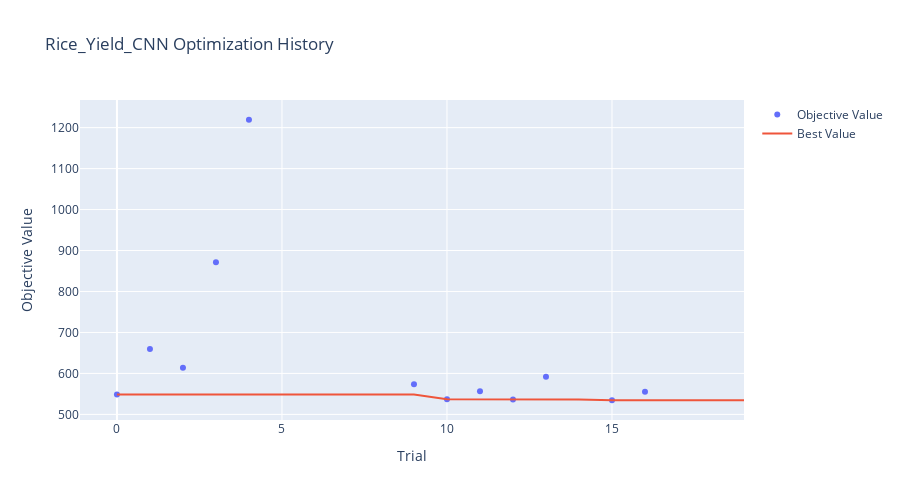
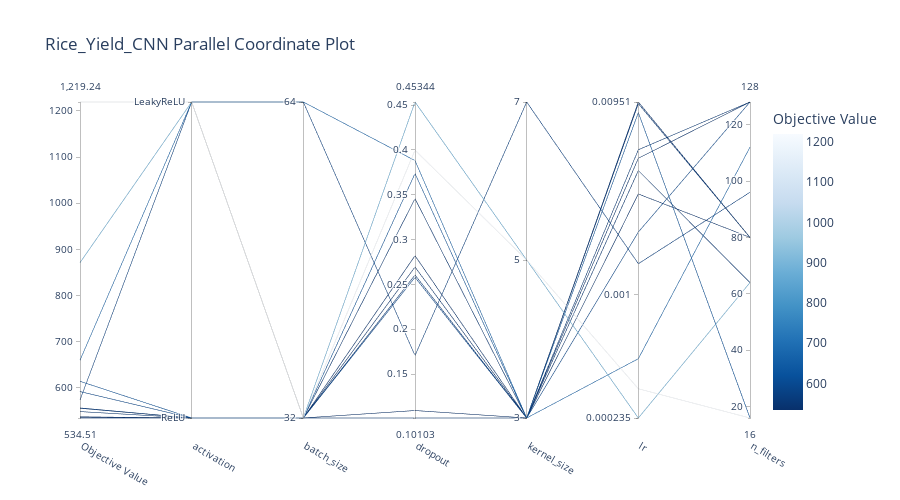
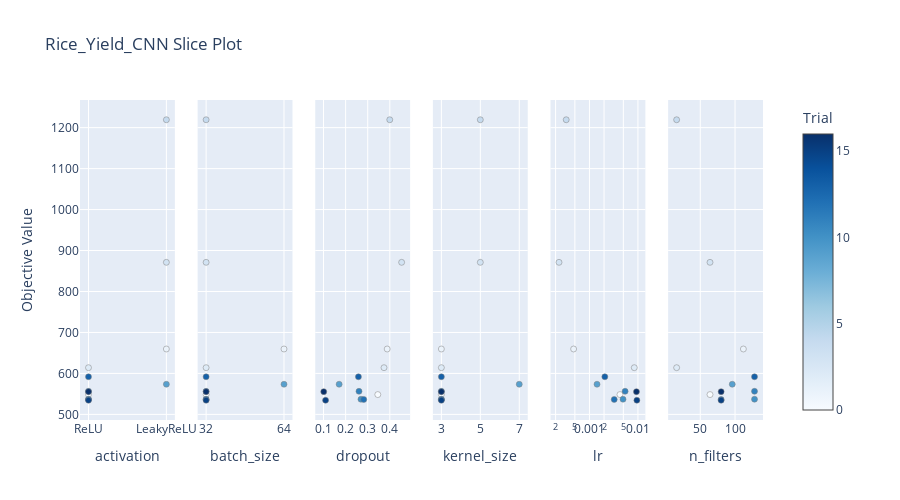
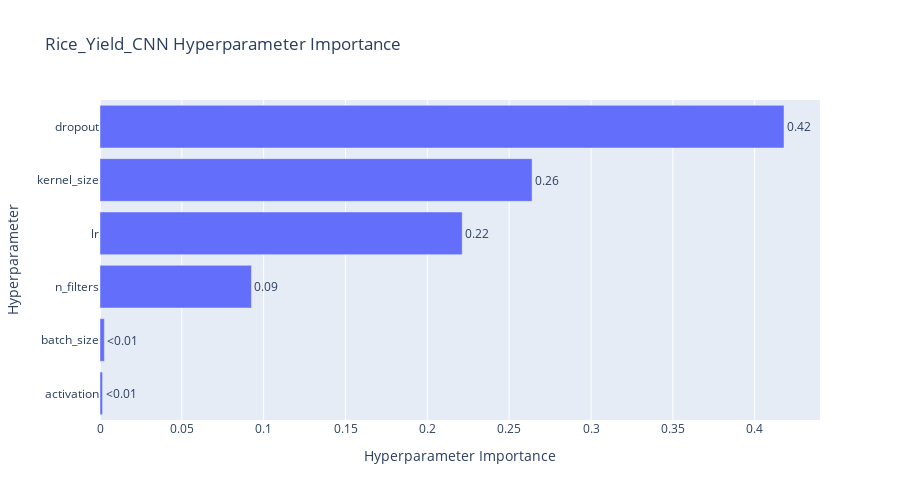

The notebook cell saved with these charts, in order:
### Markdown cell above
### 6. Visualizing Optimization
We generate charts to understand the tuning process. These visual tools show us which specific settings (like kernel size or number of filters) had the biggest impact on reducing the model's error.

### Code cell
# --- OPTUNA VISUALIZATIONS ---
name = f"{CHOSEN_CROP.capitalize()}_Yield_CNN"

# 1. Optimization History
fig = plot_optimization_history(study)
fig.update_layout(title=f'{name} Optimization History', width=900, height=500)
fig.show()

# 2. Parallel Coordinate (Hyperparameter Relationships)
fig = plot_parallel_coordinate(study)
fig.update_layout(title=f'{name} Parallel Coordinate Plot', width=900, height=500)
fig.show()

# 3. Slice Plot (Individual Parameter impact)
fig = plot_slice(study)
fig.update_layout(title=f'{name} Slice Plot', width=900, height=500)
fig.show()

# 4. Parameter Importance
try:
    fig = plot_param_importances(study)
    fig.update_layout(title=f'{name} Hyperparameter Importance', width=900, height=500)
    fig.show()
except (ValueError, RuntimeError) as e:
    print(f'Could not plot parameter importance: {e}')

### Figure 1 — Plotly figure (JSON) as saved in the notebook; plotly's stock layout.template omitted (floating-point values rounded to 4 significant figures)
{"data": [{"mode": "markers", "name": "Objective Value", "type": "scatter", "x": [0, 1, 2, 3, 4, 9, 10, 11, 12, 13, 15, 16], "y": [548.4, 659.6, 614.0, 871.2, 1219.0, 573.6, 537.0, 556.3, 536.5, 591.8, 534.5, 555.5]}, {"mode": "lines", "name": "Best Value", "type": "scatter", "x": [0, 1, 2, 3, 4, 5, 6, 7, 8, 9, 10, 11, 12, 13, 14, 15, 16, 17, 18, 19], "y": [548.4, 548.4, 548.4, 548.4, 548.4, 548.4, 548.4, 548.4, 548.4, 548.4, 537.0, 537.0, 536.5, 536.5, 536.5, 534.5, 534.5, 534.5, 534.5, 534.5]}, {"marker": {"color": "#cccccc"}, "mode": "markers", "name": "Infeasible Trial", "showlegend": false, "type": "scatter", "x": [], "y": []}], "layout": {"height": 500, "title": {"text": "Rice_Yield_CNN Optimization History"}, "width": 900, "xaxis": {"title": {"text": "Trial"}}, "yaxis": {"title": {"text": "Objective Value"}}}}

### Figure 2 — Plotly figure (JSON) as saved in the notebook; plotly's stock layout.template omitted (floating-point values rounded to 4 significant figures)
{"data": [{"dimensions": [{"label": "Objective Value", "range": [534.5, 1219.0], "values": [548.4, 614.0, 537.0, 556.3, 536.5, 591.8, 534.5, 555.5, 871.2, 1219.0, 659.6, 573.6]}, {"label": "activation", "range": [0, 1], "ticktext": ["ReLU", "LeakyReLU"], "tickvals": [0, 1], "values": [0, 0, 0, 0, 0, 0, 0, 0, 1, 1, 1, 1]}, {"label": "batch_size", "range": [0, 1], "ticktext": ["32", "64"], "tickvals": [0, 1], "values": [0, 0, 0, 0, 0, 0, 0, 0, 0, 0, 1, 1]}, {"label": "dropout", "range": [0.101, 0.4534], "values": [0.3456, 0.3737, 0.2694, 0.2605, 0.282, 0.2579, 0.1094, 0.101, 0.4534, 0.3997, 0.3881, 0.1707]}, {"label": "kernel_size", "range": [0, 2], "ticktext": ["3", "5", "7"], "tickvals": [0, 1, 2], "values": [0, 0, 0, 0, 0, 0, 0, 0, 1, 1, 0, 2]}, {"label": "lr", "range": [-3.628, -2.022], "ticktext": ["0.000235", "0.001", "0.00951"], "tickvals": [-3.628, -3, -2.022], "values": [-2.37, -2.076, -2.308, -2.265, -2.489, -2.683, -2.022, -2.03, -3.628, -3.48, -3.327, -2.844]}, {"label": "n_filters", "range": [16, 128], "values": [64, 16, 128, 128, 80, 128, 80, 80, 64, 16, 112, 96]}], "labelangle": 30, "labelside": "bottom", "line": {"color": [548.4, 614.0, 537.0, 556.3, 536.5, 591.8, 534.5, 555.5, 871.2, 1219.0, 659.6, 573.6], "colorbar": {"title": {"text": "Objective Value"}}, "colorscale": [[0, "rgb(247,251,255)"], [0.125, "rgb(222,235,247)"], [0.25, "rgb(198,219,239)"], [0.375, "rgb(158,202,225)"], [0.5, "rgb(107,174,214)"], [0.625, "rgb(66,146,198)"], [0.75, "rgb(33,113,181)"], [0.875, "rgb(8,81,156)"], [1, "rgb(8,48,107)"]], "reversescale": true, "showscale": true}, "type": "parcoords"}], "layout": {"height": 500, "title": {"text": "Rice_Yield_CNN Parallel Coordinate Plot"}, "width": 900}}

### Figure 3 — Plotly figure (JSON) as saved in the notebook; plotly's stock layout.template omitted (floating-point values rounded to 4 significant figures)
{"data": [{"marker": {"color": [0, 1, 2, 3, 4, 9, 10, 11, 12, 13, 15, 16], "colorbar": {"title": {"text": "Trial"}, "x": 1, "xpad": 40}, "colorscale": [[0, "rgb(247,251,255)"], [0.125, "rgb(222,235,247)"], [0.25, "rgb(198,219,239)"], [0.375, "rgb(158,202,225)"], [0.5, "rgb(107,174,214)"], [0.625, "rgb(66,146,198)"], [0.75, "rgb(33,113,181)"], [0.875, "rgb(8,81,156)"], [1, "rgb(8,48,107)"]], "line": {"color": "Grey", "width": 0.5}, "showscale": true}, "mode": "markers", "name": "Feasible Trial", "showlegend": false, "type": "scatter", "x": ["ReLU", "LeakyReLU", "ReLU", "LeakyReLU", "LeakyReLU", "LeakyReLU", "ReLU", "ReLU", "ReLU", "ReLU", "ReLU", "ReLU"], "xaxis": "x", "y": [548.4, 659.6, 614.0, 871.2, 1219.0, 573.6, 537.0, 556.3, 536.5, 591.8, 534.5, 555.5], "yaxis": "y"}, {"marker": {"color": [0, 1, 2, 3, 4, 9, 10, 11, 12, 13, 15, 16], "colorbar": {"title": {"text": "Trial"}, "x": 1, "xpad": 40}, "colorscale": [[0, "rgb(247,251,255)"], [0.125, "rgb(222,235,247)"], [0.25, "rgb(198,219,239)"], [0.375, "rgb(158,202,225)"], [0.5, "rgb(107,174,214)"], [0.625, "rgb(66,146,198)"], [0.75, "rgb(33,113,181)"], [0.875, "rgb(8,81,156)"], [1, "rgb(8,48,107)"]], "line": {"color": "Grey", "width": 0.5}, "showscale": false}, "mode": "markers", "name": "Feasible Trial", "showlegend": false, "type": "scatter", "x": [32, 64, 32, 32, 32, 64, 32, 32, 32, 32, 32, 32], "xaxis": "x2", "y": [548.4, 659.6, 614.0, 871.2, 1219.0, 573.6, 537.0, 556.3, 536.5, 591.8, 534.5, 555.5], "yaxis": "y2"}, {"marker": {"color": [0, 1, 2, 3, 4, 9, 10, 11, 12, 13, 15, 16], "colorbar": {"title": {"text": "Trial"}, "x": 1, "xpad": 40}, "colorscale": [[0, "rgb(247,251,255)"], [0.125, "rgb(222,235,247)"], [0.25, "rgb(198,219,239)"], [0.375, "rgb(158,202,225)"], [0.5, "rgb(107,174,214)"], [0.625, "rgb(66,146,198)"], [0.75, "rgb(33,113,181)"], [0.875, "rgb(8,81,156)"], [1, "rgb(8,48,107)"]], "line": {"color": "Grey", "width": 0.5}, "showscale": false}, "mode": "markers", "name": "Feasible Trial", "showlegend": false, "type": "scatter", "x": [0.3456, 0.3881, 0.3737, 0.4534, 0.3997, 0.1707, 0.2694, 0.2605, 0.282, 0.2579, 0.1094, 0.101], "xaxis": "x3", "y": [548.4, 659.6, 614.0, 871.2, 1219.0, 573.6, 537.0, 556.3, 536.5, 591.8, 534.5, 555.5], "yaxis": "y3"}, {"marker": {"color": [0, 1, 2, 3, 4, 9, 10, 11, 12, 13, 15, 16], "colorbar": {"title": {"text": "Trial"}, "x": 1, "xpad": 40}, "colorscale": [[0, "rgb(247,251,255)"], [0.125, "rgb(222,235,247)"], [0.25, "rgb(198,219,239)"], [0.375, "rgb(158,202,225)"], [0.5, "rgb(107,174,214)"], [0.625, "rgb(66,146,198)"], [0.75, "rgb(33,113,181)"], [0.875, "rgb(8,81,156)"], [1, "rgb(8,48,107)"]], "line": {"color": "Grey", "width": 0.5}, "showscale": false}, "mode": "markers", "name": "Feasible Trial", "showlegend": false, "type": "scatter", "x": [3, 3, 3, 5, 5, 7, 3, 3, 3, 3, 3, 3], "xaxis": "x4", "y": [548.4, 659.6, 614.0, 871.2, 1219.0, 573.6, 537.0, 556.3, 536.5, 591.8, 534.5, 555.5], "yaxis": "y4"}, {"marker": {"color": [0, 1, 2, 3, 4, 9, 10, 11, 12, 13, 15, 16], "colorbar": {"title": {"text": "Trial"}, "x": 1, "xpad": 40}, "colorscale": [[0, "rgb(247,251,255)"], [0.125, "rgb(222,235,247)"], [0.25, "rgb(198,219,239)"], [0.375, "rgb(158,202,225)"], [0.5, "rgb(107,174,214)"], [0.625, "rgb(66,146,198)"], [0.75, "rgb(33,113,181)"], [0.875, "rgb(8,81,156)"], [1, "rgb(8,48,107)"]], "line": {"color": "Grey", "width": 0.5}, "showscale": false}, "mode": "markers", "name": "Feasible Trial", "showlegend": false, "type": "scatter", "x": [0.004261, 0.000471, 0.008401, 0.0002353, 0.0003313, 0.001432, 0.004924, 0.005439, 0.003241, 0.002076, 0.009511, 0.009324], "xaxis": "x5", "y": [548.4, 659.6, 614.0, 871.2, 1219.0, 573.6, 537.0, 556.3, 536.5, 591.8, 534.5, 555.5], "yaxis": "y5"}, {"marker": {"color": [0, 1, 2, 3, 4, 9, 10, 11, 12, 13, 15, 16], "colorbar": {"title": {"text": "Trial"}, "x": 1, "xpad": 40}, "colorscale": [[0, "rgb(247,251,255)"], [0.125, "rgb(222,235,247)"], [0.25, "rgb(198,219,239)"], [0.375, "rgb(158,202,225)"], [0.5, "rgb(107,174,214)"], [0.625, "rgb(66,146,198)"], [0.75, "rgb(33,113,181)"], [0.875, "rgb(8,81,156)"], [1, "rgb(8,48,107)"]], "line": {"color": "Grey", "width": 0.5}, "showscale": false}, "mode": "markers", "name": "Feasible Trial", "showlegend": false, "type": "scatter", "x": [64, 112, 16, 64, 16, 96, 128, 128, 80, 128, 80, 80], "xaxis": "x6", "y": [548.4, 659.6, 614.0, 871.2, 1219.0, 573.6, 537.0, 556.3, 536.5, 591.8, 534.5, 555.5], "yaxis": "y6"}], "layout": {"height": 500, "title": {"text": "Rice_Yield_CNN Slice Plot"}, "width": 900, "xaxis": {"anchor": "y", "categoryarray": ["ReLU", "LeakyReLU"], "categoryorder": "array", "domain": [0, 0.1389], "title": {"text": "activation"}, "type": "category"}, "xaxis2": {"anchor": "y2", "categoryarray": [32, 64], "categoryorder": "array", "domain": [0.1722, 0.3111], "title": {"text": "batch_size"}, "type": "category"}, "xaxis3": {"anchor": "y3", "domain": [0.3444, 0.4833], "title": {"text": "dropout"}}, "xaxis4": {"anchor": "y4", "categoryarray": [3, 5, 7], "categoryorder": "array", "domain": [0.5167, 0.6556], "title": {"text": "kernel_size"}, "type": "category"}, "xaxis5": {"anchor": "y5", "domain": [0.6889, 0.8278], "title": {"text": "lr"}, "type": "log"}, "xaxis6": {"anchor": "y6", "domain": [0.8611, 1], "title": {"text": "n_filters"}}, "yaxis": {"anchor": "x", "domain": [0, 1], "title": {"text": "Objective Value"}}, "yaxis2": {"anchor": "x2", "domain": [0, 1], "matches": "y", "showticklabels": false}, "yaxis3": {"anchor": "x3", "domain": [0, 1], "matches": "y", "showticklabels": false}, "yaxis4": {"anchor": "x4", "domain": [0, 1], "matches": "y", "showticklabels": false}, "yaxis5": {"anchor": "x5", "domain": [0, 1], "matches": "y", "showticklabels": false}, "yaxis6": {"anchor": "x6", "domain": [0, 1], "matches": "y", "showticklabels": false}}}

### Figure 4 — Plotly figure (JSON) as saved in the notebook; plotly's stock layout.template omitted (floating-point values rounded to 4 significant figures)
{"data": [{"cliponaxis": false, "hovertemplate": ["activation (CategoricalDistribution): 0.001565664577099512<extra></extra>", "batch_size (CategoricalDistribution): 0.002659724757490901<extra></extra>", "n_filters (IntDistribution): 0.09254312430559967<extra></extra>", "lr (FloatDistribution): 0.22130265356546958<extra></extra>", "kernel_size (CategoricalDistribution): 0.2640072268626099<extra></extra>", "dropout (FloatDistribution): 0.4179216059317304<extra></extra>"], "name": "Objective Value", "orientation": "h", "text": ["<0.01", "<0.01", "0.09", "0.22", "0.26", "0.42"], "textposition": "outside", "type": "bar", "x": [0.001566, 0.00266, 0.09254, 0.2213, 0.264, 0.4179], "y": ["activation", "batch_size", "n_filters", "lr", "kernel_size", "dropout"]}], "layout": {"height": 500, "title": {"text": "Rice_Yield_CNN Hyperparameter Importance"}, "width": 900, "xaxis": {"title": {"text": "Hyperparameter Importance"}}, "yaxis": {"title": {"text": "Hyperparameter"}}}}
